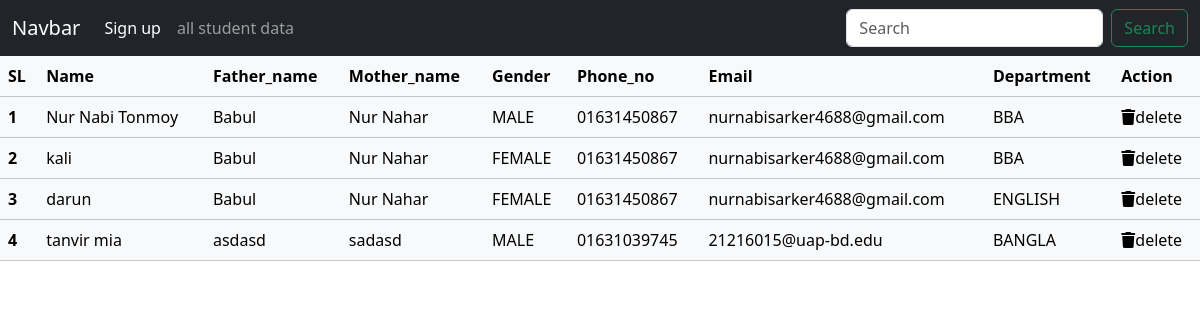
The page /student_list/ on the database its author committed.
### first_app/models.py (models this page shows, shortened)
class Register(models.Model):
    name=models.CharField(max_length=30)
    father_name=models.CharField(max_length=30)
    mother_name=models.CharField(max_length=30)
    gender=models.CharField(choices=GENDER)
    phone_no=models.CharField(max_length=11)
    email=models.EmailField()
    department=models.CharField(choices=DEPARTMENT)

### first_app/views.py (the view)
# urls.py: path('student_list/',views.student_list,name='student_list'),
def student_list(request):
    data=Register.objects.all()
    return render(request,'student_list.html',{'data':data})

### templates/student_list.html
{% extends "base.html" %}
{% block content %}
<table class="table table-hover table-light">
    <thead>
      <tr>
        <th scope="col">SL</th>
        <th scope="col">Name</th>
        <th scope="col">Father_name</th>
        <th scope="col">Mother_name</th>
        <th scope="col">Gender</th>
        <th scope="col">Phone_no</th>
        <th scope="col">Email</th>
        <th scope="col">Department</th>
        <th scope="col">Action</th>
      </tr>
    </thead>
    {% for d in data %}
    <tbody>
      <tr>
        <th scope="row">{{d.id}}</th>
        <td>{{d.name}}</td>
        <td>{{d.father_name}}</td>
        <td>{{d.mother_name}}</td>
        <td>{{d.gender}}</td>
        <td>{{d.phone_no}}</td>
        <td>{{d.email}}</td>
        <td>{{d.department}}</td>
        <td><i class="fa-solid fa-trash"></i>delete</td>
      </tr>
      {% endfor %}
    </tbody>
  </table>
{% endblock %}

### templates/base.html (shortened to what this page needs)
<!doctype html>
<html lang="en">
  <head>
    <link href="https://cdn.jsdelivr.net/npm/bootstrap@5.3.5/dist/css/bootstrap.min.css" rel="stylesheet">
    <link rel="stylesheet" href="https://cdnjs.cloudflare.com/ajax/libs/font-awesome/6.5.0/css/all.min.css" />
  </head>
  <body>
 <nav class="navbar navbar-expand-lg bg-dark navbar-dark">
    <div class="container-fluid">
      <a class="navbar-brand" href="#">Navbar</a>
      <div class="collapse navbar-collapse" id="navbarSupportedContent">
        <ul class="navbar-nav me-auto mb-2 mb-lg-0">
          <li class="nav-item">
            <a class="nav-link active" aria-current="page" href="{% url 'signup' %}">Sign up</a>
          </li>
          <li class="nav-item">
            <a class="nav-link" href="{% url 'student_list' %}">all student data</a>
          </li>
        </ul>
        <form class="d-flex" role="search">
          <input class="form-control me-2" type="search" placeholder="Search" aria-label="Search">
          <button class="btn btn-outline-success" type="submit">Search</button>
        </form>
      </div>
    </div>
  </nav>
  {% block content%}
  {% endblock %}
  </body>
</html>

### rows shown on the page
Register: id "1", name "Nur Nabi Tonmoy", father_name "Babul", mother_name "Nur Nahar", gender "MALE", phone_no "01631450867", email "nurnabisarker4688@gmail.com", department "BBA"
Register: id "2", name "kali", father_name "Babul", mother_name "Nur Nahar", gender "FEMALE", phone_no "01631450867", email "nurnabisarker4688@gmail.com", department "BBA"
Register: id "3", name "darun", father_name "Babul", mother_name "Nur Nahar", gender "FEMALE", phone_no "01631450867", email "nurnabisarker4688@gmail.com", department "ENGLISH"
Register: id "4", name "tanvir mia", father_name "asdasd", mother_name "sadasd", gender "MALE", phone_no "01631039745", email "21216015@uap-bd.edu", department "BANGLA"
